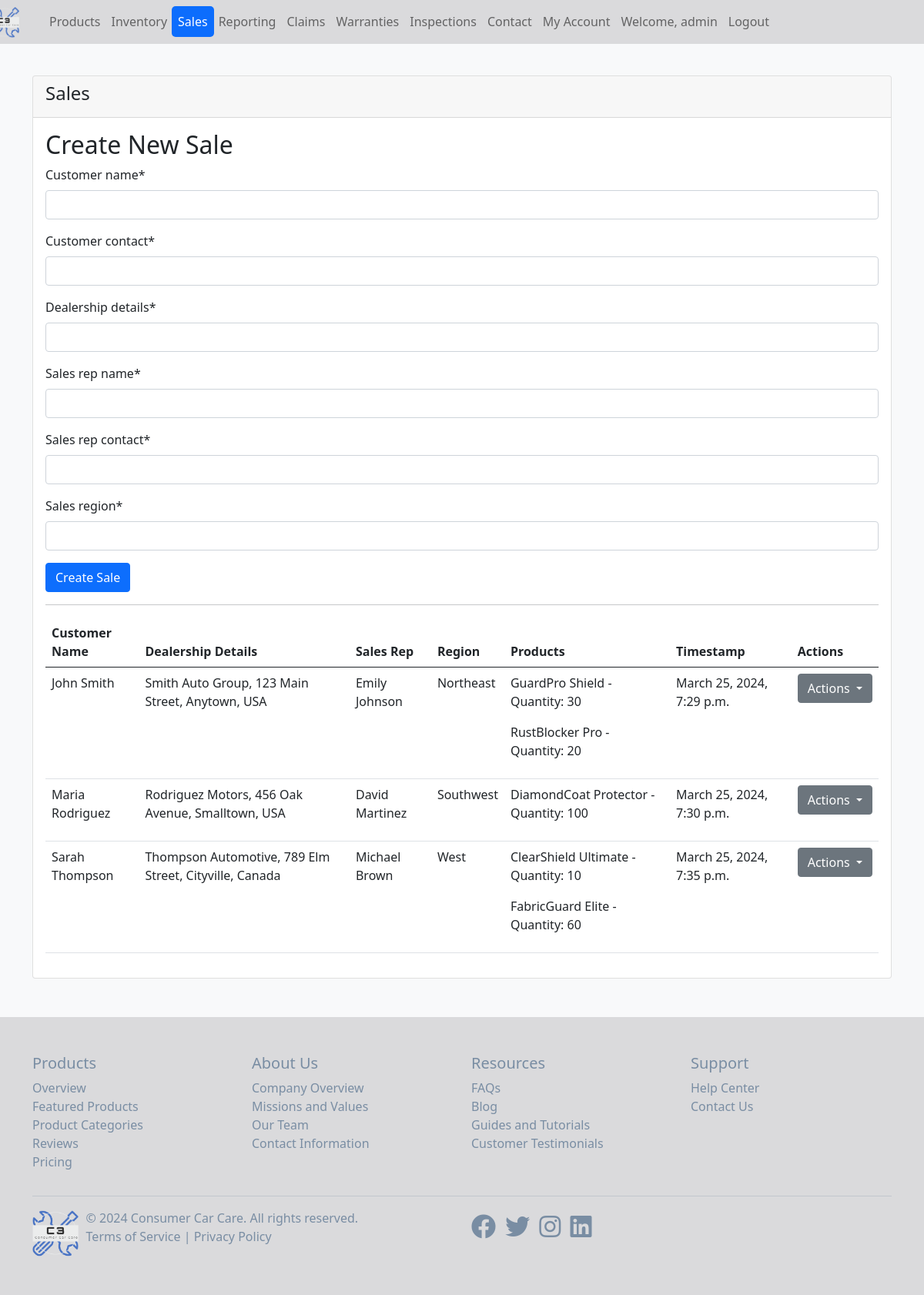
/sales-data/ (signed in), run on the app's committed database.
### main_app/models.py (models this page shows, shortened)
class Sale(models.Model):
    customer_name = models.CharField(max_length=100)
    customer_contact = models.CharField(max_length=100)
    dealership_details = models.CharField(max_length=200)
    sales_rep_name = models.CharField(max_length=100)
    sales_rep_contact = models.CharField(max_length=100)
    sales_region = models.CharField(max_length=100)
    timestamp = models.DateTimeField(default=timezone.now)

class SaleItem(models.Model):
    sale = models.ForeignKey(Sale, on_delete=models.CASCADE, related_name='items')
    product = models.ForeignKey(Inventory, on_delete=models.CASCADE)
    quantity = models.PositiveIntegerField(default=1)

class Inventory(models.Model):
    product_id = models.CharField(max_length=20, unique=True)
    name = models.CharField(max_length=100)
    quantity = models.PositiveIntegerField()
    description = models.TextField()

### main_app/views.py (the view)
# urls.py: path('sales-data/', views.sales_view, name='sales_data'),
@login_required
def sales_view(request):
    if request.method == 'POST':
        sale_form = SaleForm(request.POST)
        if sale_form.is_valid():
            sale = sale_form.save()
            return redirect('add_sale_items', sale_id=sale.id)
    else:
        sale_form = SaleForm()
    sales = Sale.objects.all()
    context = {
        'sale_form': sale_form,
        'sales': sales,
    }
    return render(request, 'main_app/sales_data.html', context)

### main_app/forms.py
class SaleForm(forms.ModelForm):
    class Meta:
        model = Sale
        fields = ['customer_name', 'customer_contact', 'dealership_details', 'sales_rep_name', 'sales_rep_contact', 'sales_region']

### main_app/templates/main_app/sales_data.html (shortened to what this page needs)
{% extends 'main_app/base.html' %}
{% load crispy_forms_tags %}
{% block content %}
<div class="container mt-5">
    <div class="row">
        <div class="col-md-12">
            <div class="card">
                <div class="card-header">
                    <h4>Sales</h4>
                </div>
                <div class="card-body">
                    <h2>Create New Sale</h2>
                    <form method="post">
                        {{ sale_form|crispy }}
                        <button type="submit" class="btn btn-primary">Create Sale</button>
                    </form>
                    <hr>
                    <table class="table">
                        <thead>
                            <tr>
                                <th>Customer Name</th>
                                <th>Dealership Details</th>
                                <th>Sales Rep</th>
                                <th>Region</th>
                                <th>Products</th>
                                <th>Timestamp</th>
                                <th>Actions</th>
                            </tr>
                        </thead>
                        <tbody>
                            {% for sale in sales %}
                            <tr>
                                <td>{{ sale.customer_name }}</td>
                                <td>{{ sale.dealership_details }}</td>
                                <td>{{ sale.sales_rep_name }}</td>
                                <td>{{ sale.sales_region }}</td>
                                <td>
                                    {% for item in sale.items.all %}
                                    <p>{{ item.product.name }} - Quantity: {{ item.quantity }}</p>
                                    {% endfor %}
                                </td>
                                <td>{{ sale.timestamp }}</td>
                                <td>
                                    <div class="dropdown">
                                        <button class="btn btn-secondary dropdown-toggle" type="button" id="actionsDropdown{{ sale.id }}" data-toggle="dropdown" aria-haspopup="true" aria-expanded="false">
                                            Actions
                                        </button>
                                    </div>
                                </td>
                            </tr>
                            {% endfor %}
                        </tbody>
                    </table>
                </div>
            </div>
        </div>
    </div>
</div>
{% endblock %}

### main_app/templates/main_app/base.html (shortened to what this page needs)
{% load static %}
<!DOCTYPE html>
<html lang="en">
<head>
    <link rel="stylesheet" href="{% static 'main_app/css/bootstrap.min.css' %}">
    <link rel="stylesheet" href="https://cdnjs.cloudflare.com/ajax/libs/font-awesome/5.15.3/css/all.min.css">
</head>
<body>
    <nav class="navbar navbar-expand-lg navbar-light bg-custom-color">
        <div class="container">
            <div class="collapse navbar-collapse" id="navbarNav">
                <ul class="navbar-nav">
                    <li class="nav-item active">
                        <a class="nav-link" href="{% url 'home' %}">
                            <img src="{% static 'main_app/images/C3_transparent_cropped.png' %}" alt="Consumer Car Care Logo" height="40">
                        </a>
                    </li>
                    <li class="nav-item">
                        <a class="nav-link {% if request.path|slice:'0:9' == '/products' %}active{% endif %}" href="{% url 'products' %}">Products</a>
                    </li>
                    <li class="nav-item">
                        <a class="nav-link {% if request.path == '/inventory/' %}active{% endif %}" href="{% url 'inventory' %}">Inventory</a>
                    </li>
                    <li class="nav-item">
                        <a class="nav-link {% if request.path == '/sales-data/' %}active{% endif %}" href="{% url 'sales_data' %}">Sales</a>
                    </li>
                    <li class="nav-item">
                        <a class="nav-link {% if request.path == '/reporting-dashboard/' %}active{% endif %}" href="{% url 'reporting_dashboard' %}">Reporting</a>
                    </li>
                    <li class="nav-item">
                        <a class="nav-link {% if request.path == '/claims/' %}active{% endif %}" href="{% url 'claims' %}">Claims</a>
                    </li>
                    <li class="nav-item">
                        <a class="nav-link {% if request.path == '/warranties/' %}active{% endif %}" href="{% url 'warranties' %}">Warranties</a>
                    </li>
                    <li class="nav-item">
                        <a class="nav-link {% if request.path == '/inspections/' %}active{% endif %}" href="{% url 'inspections' %}">Inspections</a>
                    </li>
                    <li class="nav-item">
                        <a class="nav-link {% if request.path == '/contact/' %}active{% endif %}" href="{% url 'contact' %}">Contact</a>
                    </li>
                    {% if user.is_authenticated %}
                    {% if user.is_authenticated %}
                        <li class="nav-item">
                            <a class="nav-link {% if request.path == '/my-account/' %}active{% endif %}" href="{% url 'my_account' %}">My Account</a>
                        </li>
                    {% endif %}
                        <li class="nav-item">
                            <span class="nav-link">Welcome, {{ user.username }}</span>
                        </li>
                        <li class="nav-item">
                            <form method="post" action="{% url 'logout' %}">
                                <button class ="nav-link" type="submit">Logout</button>
                            </form>
                        </li>
                    {% else %}
                        <li class="nav-item">
                            <a class="nav-link {% if request.path == '/login/' %}active{% endif %}" href="{% url 'login' %}">Login</a>
                        </li>
                    {% endif %}
                </ul>
            </div>
        </div>
    </nav>
    {% block content %}
    {% endblock %}
    <footer class="bg-custom-color py-5">
        <div class="container">
          <div class="row">
            <div class="col-md-3">
              <h5>Products</h5>
              <ul class="list-unstyled">
                <li><a href="#">Overview</a></li>
                <li><a href="#">Featured Products</a></li>
                <li><a href="#">Product Categories</a></li>
                <li><a href="#">Reviews</a></li>
                <li><a href="#">Pricing</a></li>
              </ul>
            </div>
            <div class="col-md-3">
              <h5>About Us</h5>
              <ul class="list-unstyled">
                <li><a href="#">Company Overview</a></li>
                <li><a href="#">Missions and Values</a></li>
                <li><a href="#">Our Team</a></li>
                <li><a href="#">Contact Information</a></li>
              </ul>
            </div>
            <div class="col-md-3">
              <h5>Resources</h5>
              <ul class="list-unstyled">
                <li><a href="#">FAQs</a></li>
                <li><a href="#">Blog</a></li>
                <li><a href="#">Guides and Tutorials</a></li>
                <li><a href="#">Customer Testimonials</a></li>
              </ul>
            </div>
            <div class="col-md-3">
              <h5>Support</h5>
              <ul class="list-unstyled">
                <li><a href="#">Help Center</a></li>
                <li><a href="#">Contact Us</a></li>
              </ul>
            </div>
          </div>
          <hr>
          <div class="row align-items-center">
            <div class="col-md-6">
              <div class="d-flex align-items-center">
                <img src="{% static 'main_app/images/C3_transparent_cropped.png' %}" alt="Company Logo" height="60" class="mr-3">
                <div>
                  <p class="mb-0">&copy; 2024 Consumer Car Care. All rights reserved.</p>
                  <p><a href="#">Terms of Service</a> | <a href="#">Privacy Policy</a></p>
                </div>
              </div>
            </div>
            <div class="col-md-6 text-md-right">
              <ul class="list-inline">
                <li class="list-inline-item"><a href="#"><i class="fab fa-facebook fa-2x"></i></a></li>
                <li class="list-inline-item"><a href="#"><i class="fab fa-twitter fa-2x"></i></a></li>
                <li class="list-inline-item"><a href="#"><i class="fab fa-instagram fa-2x"></i></a></li>
                <li class="list-inline-item"><a href="#"><i class="fab fa-linkedin fa-2x"></i></a></li>
              </ul>
            </div>
          </div>
        </div>
      </footer>
</body>
</html>

### main_app/templates/main_app/base.html (style rules this page uses)
body { background-color: #f8f9fa; padding-top: 50px; }
footer { color: #798da3; text-decoration: none; margin-top: 50px; }
footer a { text-decoration: none; color: #798da3; }
.nav-link.active { background-color: #0c6dfd ; color: #ffffff !important; border-radius: 5px; }
.nav-link img { margin-left: -80px; margin-bottom: -8px; margin-top: -10px; padding-left: 15px; }
.navbar { position: fixed; top: 0; width: 100%; z-index: 1000; }
.bg-custom-color { background-color: #dadadc; }
.mr-3 { margin-right: 10px; }
button { border: 0; background-color: #dadadc; }
.navbar-nav .nav-item { margin-right: -2px; }

### data on the page
Sale: customer_name "John Smith", dealership_details "Smith Auto Group, 123 Main Street, Anytown, USA", sales_rep_name "Emily Johnson", sales_region "Northeast", timestamp "March 25, 2024, 7:29 p.m."
SaleItem: product.name "GuardPro Shield", quantity "30"
SaleItem: product.name "RustBlocker Pro", quantity "20"
Sale: customer_name "Maria Rodriguez", dealership_details "Rodriguez Motors, 456 Oak Avenue, Smalltown, USA", sales_rep_name "David Martinez", sales_region "Southwest", timestamp "March 25, 2024, 7:30 p.m."
SaleItem: product.name "DiamondCoat Protector", quantity "100"
Sale: customer_name "Sarah Thompson", dealership_details "Thompson Automotive, 789 Elm Street, Cityville, Canada", sales_rep_name "Michael Brown", sales_region "West", timestamp "March 25, 2024, 7:35 p.m."
SaleItem: product.name "ClearShield Ultimate", quantity "10"
SaleItem: product.name "FabricGuard Elite", quantity "60"

### other printed values
{{ user.username }} "admin"
